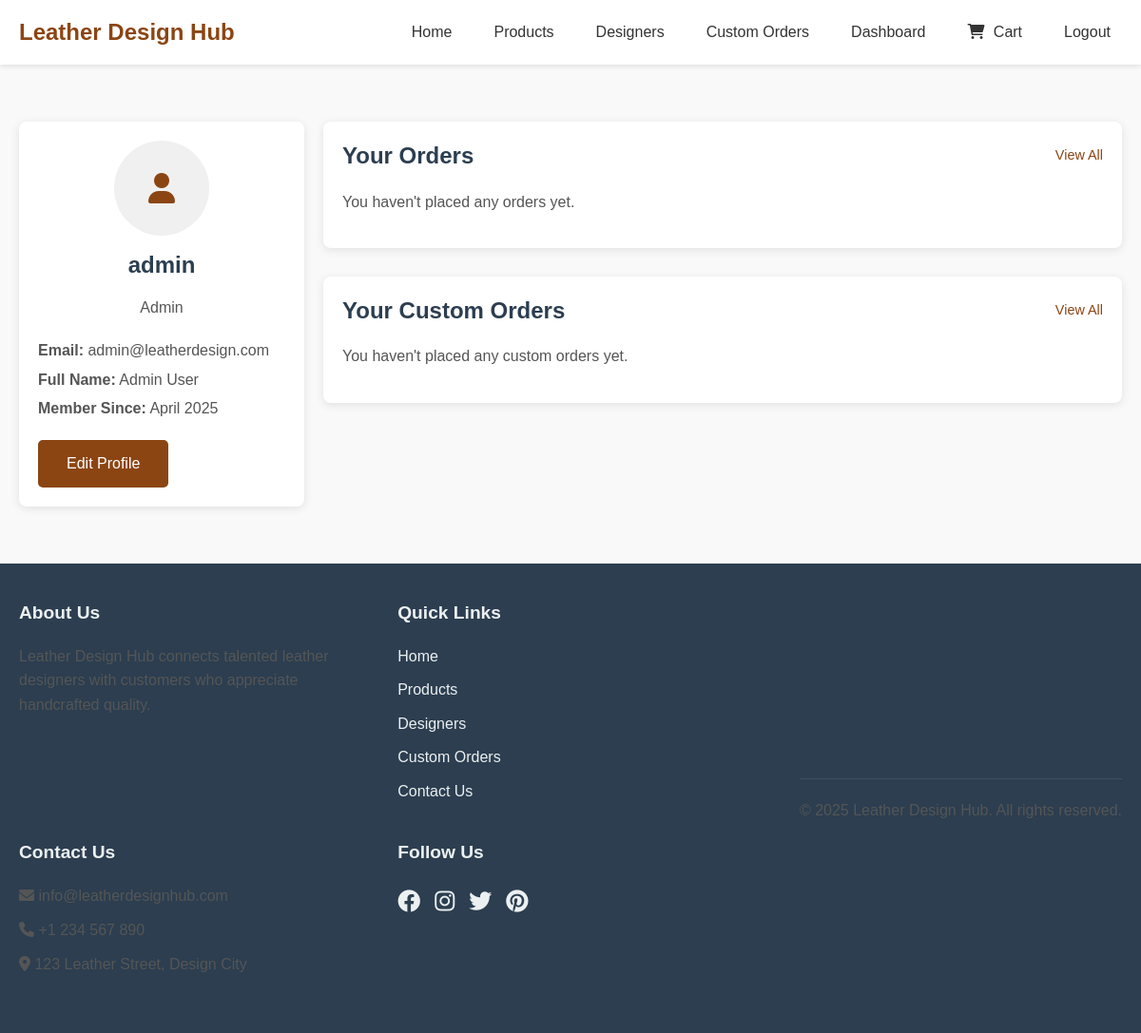
/dashboard.php (signed in), run on the app's committed database.
### tables this page shows
CREATE TABLE IF NOT EXISTS users (
    id INT AUTO_INCREMENT PRIMARY KEY,
    username VARCHAR(50) NOT NULL UNIQUE,
    email VARCHAR(100) NOT NULL UNIQUE,
    password VARCHAR(255) NOT NULL,
    full_name VARCHAR(100) NOT NULL,
    role ENUM('user', 'designer', 'admin') DEFAULT 'user',
    created_at TIMESTAMP DEFAULT CURRENT_TIMESTAMP
);

### dashboard.php (the view, shortened to what this page needs)
<?php
require_once 'config/db.php';
$user_id = $_SESSION['user_id'];
$user_role = $_SESSION['role'];
$stmt = $pdo->prepare("
    SELECT o.*, oi.quantity, oi.price, p.name as product_name, p.image_url
    FROM orders o
    JOIN order_items oi ON o.id = oi.order_id
    JOIN products p ON oi.product_id = p.id
    WHERE o.user_id = ?
    ORDER BY o.created_at DESC
");
$stmt->execute([$user_id]);
$orders = $stmt->fetchAll();
$stmt = $pdo->prepare("SELECT * FROM custom_orders
                       WHERE user_id = ?
                       ORDER BY created_at DESC");
$stmt->execute([$user_id]);
$custom_orders = $stmt->fetchAll();
$stmt = $pdo->prepare("SELECT * FROM users WHERE id = ?");
$stmt->execute([$user_id]);
$user = $stmt->fetch();
?>
<!DOCTYPE html>
<html lang="en">
<head>
    <link rel="stylesheet" href="https://cdnjs.cloudflare.com/ajax/libs/font-awesome/6.0.0/css/all.min.css">
    <link rel="stylesheet" href="css/style.css">
</head>
<body>
    <?php include 'includes/header.php'; ?>
    <div class="dashboard-container">
        <div class="dashboard-grid">
            <div class="dashboard-sidebar">
                <div class="profile-section">
                    <div class="profile-image">
                        <i class="fas fa-user"></i>
                    </div>
                    <h2><?php echo htmlspecialchars($_SESSION['username']); ?></h2>
                    <p class="role-badge"><?php echo ucfirst($user_role); ?></p>
                </div>
                <div class="profile-info">
                    <p><strong>Email:</strong> <?php echo htmlspecialchars($user['email']); ?></p>
                    <p><strong>Full Name:</strong> <?php echo htmlspecialchars($user['full_name']); ?></p>
                    <p><strong>Member Since:</strong> <?php echo date('F Y', strtotime($user['created_at'])); ?></p>
                </div>
                <div class="quick-actions">
                    <a href="edit-profile.php" class="btn">Edit Profile</a>
                </div>
            </div>
            <div class="dashboard-main">
                <div class="dashboard-section">
                    <div class="section-header">
                        <h2>Your Orders</h2>
                        <a href="orders.php" class="view-all">View All</a>
                    </div>
                    <?php if (empty($orders)): ?>
                        <p>You haven't placed any orders yet.</p>
                    <?php endif; ?>
                </div>
                <div class="dashboard-section">
                    <div class="section-header">
                        <h2>Your Custom Orders</h2>
                        <a href="custom-orders.php" class="view-all">View All</a>
                    </div>
                    <?php if (empty($custom_orders)): ?>
                        <p>You haven't placed any custom orders yet.</p>
                    <?php endif; ?>
                </div>
            </div>
        </div>
    </div>
    <?php include 'includes/footer.php'; ?>
</body>
</html>

### style.css (style rules this page uses)
* { margin: 0; padding: 0; box-sizing: border-box; }
body { font-family: 'Poppins', 'Arial', sans-serif; line-height: 1.6; color: #333; background-color: #f9f9f9; }
h1, h2, h3, h4, h5, h6 { font-weight: 600; line-height: 1.3; color: #2c3e50; margin-bottom: 1rem; }
p { margin-bottom: 1rem; color: #555; }
.btn { display: inline-block; padding: 12px 30px; background-color: #8B4513; color: #fff; text-decoration: none; border-radius: 5px; transition: all 0.3s; border: none; cursor: pointer; font-weight: 500; text-align: center; }

### dashboard.php (style rules this page uses)
.dashboard-container { max-width: 1200px; margin: 40px auto; padding: 20px; }
.dashboard-grid { display: grid; grid-template-columns: 300px 1fr; gap: 20px; }
.dashboard-sidebar { background: white; border-radius: 8px; box-shadow: 0 2px 10px rgba(0,0,0,0.1); padding: 20px; }
.profile-section { text-align: center; margin-bottom: 20px; }
.profile-image { width: 100px; height: 100px; border-radius: 50%; margin: 0 auto 15px; background: #f0f0f0; display: flex; align-items: center; justify-content: center; font-size: 2em; color: #8B4513; }
.profile-info { margin-bottom: 20px; }
.profile-info p { margin: 5px 0; }
.dashboard-section { background: white; border-radius: 8px; box-shadow: 0 2px 10px rgba(0,0,0,0.1); padding: 20px; margin-bottom: 30px; }
.section-header { display: flex; justify-content: space-between; align-items: center; margin-bottom: 20px; }
.section-header h2 { margin: 0; }
.view-all { color: #8B4513; text-decoration: none; font-size: 0.9em; }

### data on the page
users: email "admin@leatherdesign.com", full_name "Admin User", created_at "April 2025"

### other printed values
$_SESSION['username'] "admin"
$user_role "Admin"
